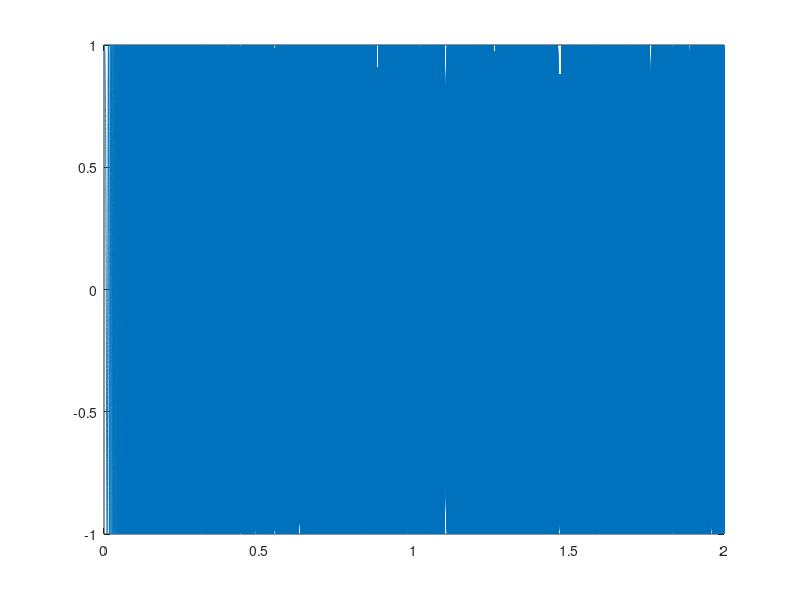

The MATLAB source for this figure:
clc;
clear all;
close all;
format shorteng;

SampRate = 44100;
% SampRate = 36000;

TimeLength = 2;
Samples = TimeLength * SampRate;

Time = linspace(0, TimeLength, Samples);

y = chirp(Time, 0, TimeLength/2, 10000);


FilePointer = 'Chirp.wav';
audiowrite(FilePointer, y, SampRate);

[y, SampRate] = audioread(FilePointer);
sound(y, SampRate);


plot(Time, y);
